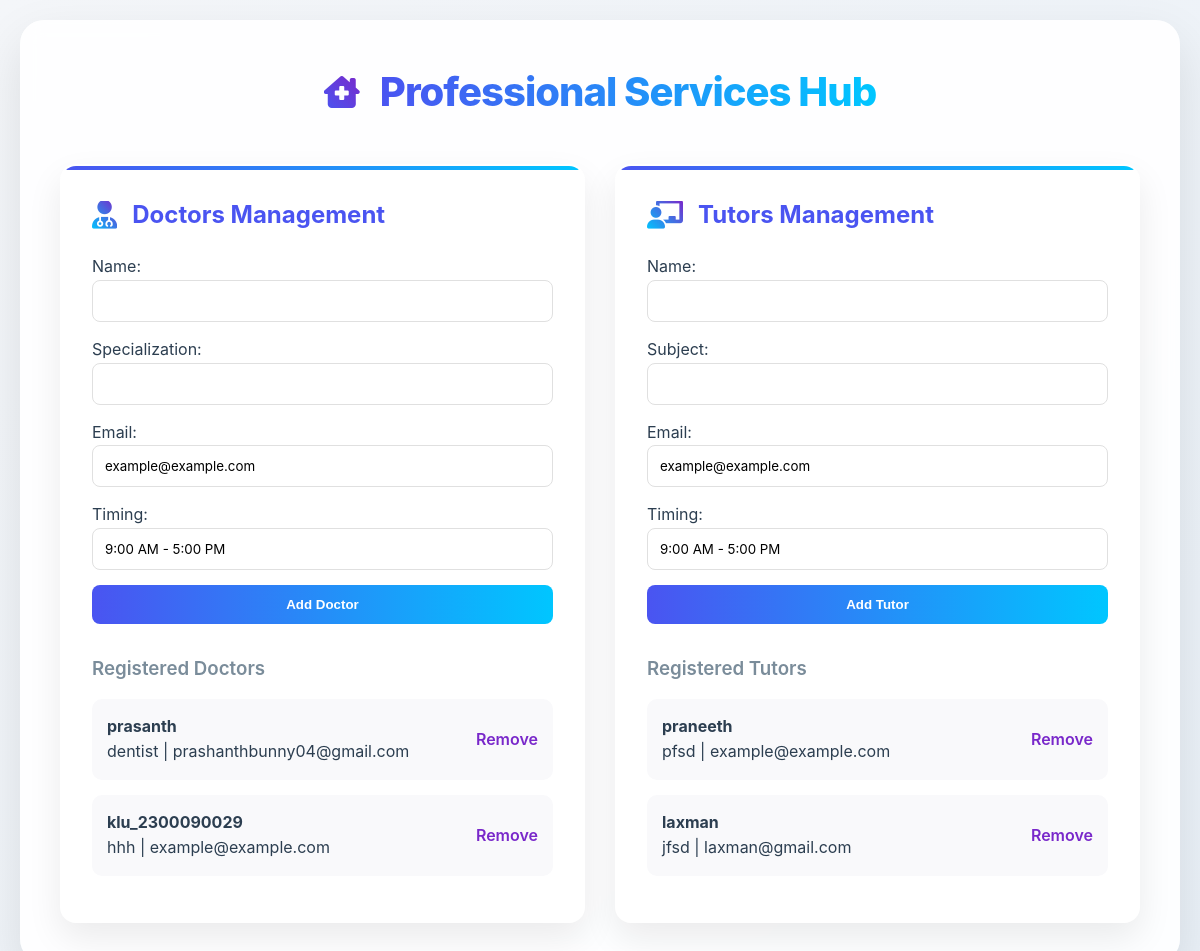
The page /PublisherApp/ on the database its author committed.
### PublisherApp/models.py (models this page shows, shortened)
class Doctor(models.Model):
    name = models.CharField(max_length=200)
    specialization = models.CharField(max_length=200)
    email = models.EmailField(max_length=254,default="example@example.com")  # Field for Gmail
    timing = models.CharField(max_length=100,default="9:00 AM - 5:00 PM")  # Field for timing (e.g., "10:00 AM - 4:00 PM")

class Tutor(models.Model):
    name = models.CharField(max_length=200)
    subject = models.CharField(max_length=200)
    email = models.EmailField(max_length=254,default="example@example.com")  # Field for Gmail
    timing = models.CharField(max_length=100,default="9:00 AM - 5:00 PM")  # Field for timing (e.g., "2:00 PM - 6:00 PM")

### PublisherApp/views.py (the view)
# urls.py: path('', views.home, name='home'),
def home(request):
    doctors = Doctor.objects.all()
    tutors = Tutor.objects.all()
    if request.method == 'POST':
        if 'add_doctor' in request.POST:
            doctor_form = DoctorForm(request.POST)
            if doctor_form.is_valid():
                doctor_form.save()
                return redirect('PublisherApp:home')  # Redirect back to the home page
        elif 'add_tutor' in request.POST:
            tutor_form = TutorForm(request.POST)
            if tutor_form.is_valid():
                tutor_form.save()
                return redirect('PublisherApp:home')  # Redirect back to the home page
    else:
        doctor_form = DoctorForm()
        tutor_form = TutorForm()
    return render(request, 'PublisherApp/Publisherhomepage.html', {
        'doctors': doctors,
        'tutors': tutors,
        'doctor_form': doctor_form,
        'tutor_form': tutor_form
    })

### PublisherApp/forms.py
class DoctorForm(forms.ModelForm):
    class Meta:
        model = Doctor
        fields = ['name', 'specialization','email', 'timing']

class TutorForm(forms.ModelForm):
    class Meta:
        model = Tutor
        fields = ['name', 'subject','email', 'timing']

### Templates/PublisherApp/Publisherhomepage.html (shortened to what this page needs)
<!DOCTYPE html>
<html lang="en">
<head>
    <link href="https://cdnjs.cloudflare.com/ajax/libs/font-awesome/6.0.0-beta3/css/all.min.css" rel="stylesheet">
</head>
<body>
<div class="dashboard-container">
    <div class="dashboard-header">
        <i class="fas fa-clinic-medical"></i>
        <h1>Professional Services Hub</h1>
    </div>
    <div class="services-grid">
        <div class="service-card">
            <div class="service-header">
                <i class="fas fa-user-md"></i>
                <h2>Doctors Management</h2>
            </div>
            <div class="form-container">
                <form method="post">
                    {{ doctor_form.as_p }}
                    <button type="submit" name="add_doctor">Add Doctor</button>
                </form>
            </div>
            <div class="registered-list">
                <h3>Registered Doctors</h3>
                <ul>
                    {% for doctor in doctors %}
                        <li>
                            <div>
                                <strong>{{ doctor.name }}</strong><br>
                                {{ doctor.specialization }} | {{ doctor.email }}
                            </div>
                            <a href="{% url 'PublisherApp:delete_doctor' doctor.id %}">Remove</a>
                        </li>
                    {% empty %}
                        <li>No doctors registered</li>
                    {% endfor %}
                </ul>
            </div>
        </div>
        <div class="service-card">
            <div class="service-header">
                <i class="fas fa-chalkboard-teacher"></i>
                <h2>Tutors Management</h2>
            </div>
            <div class="form-container">
                <form method="post">
                    {{ tutor_form.as_p }}
                    <button type="submit" name="add_tutor">Add Tutor</button>
                </form>
            </div>
            <div class="registered-list">
                <h3>Registered Tutors</h3>
                <ul>
                    {% for tutor in tutors %}
                        <li>
                            <div>
                                <strong>{{ tutor.name }}</strong><br>
                                {{ tutor.subject }} | {{ tutor.email }}
                            </div>
                            <a href="{% url 'PublisherApp:delete_tutor' tutor.id %}">Remove</a>
                        </li>
                    {% empty %}
                        <li>No tutors registered</li>
                    {% endfor %}
                </ul>
            </div>
        </div>
    </div>
</div>
</body>
</html>

### Templates/PublisherApp/Publisherhomepage.html (style rules this page uses)
:root { --primary-color: #4a54f1; --secondary-color: #00c6ff; --accent-color: #7928ca; --background-color: #f4f6f9; --card-color: #ffffff; --text-primary: #2c3e50; --text-secondary: #7a8c9a; --border-radius: 16px; }
* { margin: 0; padding: 0; box-sizing: border-box; scroll-behavior: smooth; }
body { font-family: 'Inter', -apple-system, BlinkMacSystemFont, 'Segoe UI', Roboto, Oxygen, Ubuntu, Cantarell, 'Open Sans', 'Helvetica Neue', sans-serif; background: linear-gradient(135deg, var(--background-color) 0%, #e9f0f7 100%); color: var(--text-primary); line-height: 1.6; min-height: 100vh; display: flex; justify-content: center; align-items: center; padding: 20px; }
.dashboard-container { width: 100%; max-width: 1400px; background: rgba(255, 255, 255, 0.9); border-radius: 24px; box-shadow: 0 20px 50px rgba(0, 0, 0, 0.1); padding: 40px; backdrop-filter: blur(10px); }
.dashboard-header { text-align: center; margin-bottom: 40px; display: flex; align-items: center; justify-content: center; gap: 20px; }
.dashboard-header h1 { font-size: 2.5em; font-weight: 800; background: linear-gradient(90deg, var(--primary-color), var(--secondary-color)); -webkit-background-clip: text; -webkit-text-fill-color: transparent; letter-spacing: -1px; }
.dashboard-header i { font-size: 2em; background: linear-gradient(45deg, var(--primary-color), var(--accent-color)); -webkit-background-clip: text; -webkit-text-fill-color: transparent; }
.services-grid { display: grid; grid-template-columns: 1fr 1fr; gap: 30px; }
.service-card { background: var(--card-color); border-radius: var(--border-radius); padding: 30px; box-shadow: 0 15px 35px rgba(0, 0, 0, 0.08); border: 2px solid transparent; transition: all 0.3s ease; position: relative; overflow: hidden; }
.service-card::before { content: ''; position: absolute; top: 0; left: 0; right: 0; height: 4px; background: linear-gradient(90deg, var(--primary-color), var(--secondary-color)); }
.service-header { display: flex; align-items: center; margin-bottom: 20px; }
.service-header h2 { font-size: 1.5em; font-weight: 700; margin-left: 15px; color: var(--primary-color); }
.service-header i { font-size: 1.8em; background: linear-gradient(45deg, var(--secondary-color), var(--accent-color)); -webkit-background-clip: text; -webkit-text-fill-color: transparent; }
.form-container form { display: grid; gap: 15px; }
.form-container form input, .form-container form select, .form-container form textarea { width: 100%; padding: 12px; border: 1px solid #e0e0e0; border-radius: 8px; transition: all 0.3s ease; font-family: 'Inter', sans-serif; }
.form-container form button { background: linear-gradient(90deg, var(--primary-color), var(--secondary-color)); color: white; border: none; padding: 12px 25px; border-radius: 8px; font-weight: 600; cursor: pointer; transition: transform 0.3s ease, box-shadow 0.3s ease; }
.registered-list { margin-top: 30px; }
.registered-list h3 { color: var(--text-secondary); margin-bottom: 15px; font-weight: 600; }
.registered-list ul { list-style-type: none; }
.registered-list ul li { background: #f9f9fb; border-radius: 10px; padding: 15px; margin-bottom: 15px; display: flex; justify-content: space-between; align-items: center; transition: all 0.3s ease; }
.registered-list ul li a { color: var(--accent-color); text-decoration: none; font-weight: 600; transition: color 0.3s ease; }

### rows shown on the page
Doctor: name "prasanth", specialization "dentist", email "prashanthbunny04@gmail.com"
Doctor: name "klu_2300090029", specialization "hhh", email "example@example.com"
Tutor: name "praneeth", subject "pfsd", email "example@example.com"
Tutor: name "laxman", subject "jfsd", email "laxman@gmail.com"
